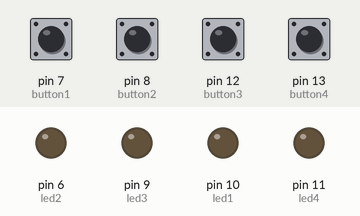
This sketch was run on a simulated Arduino Uno, built with avr-gcc and run on an emulated ATmega328P. On the bench: output pins drawn as LEDs (lit = HIGH). The inputs (shaded band) are chosen by the test bench; at power-on: pin 7 (button1), pin 8 (button2), pin 12 (button3), pin 13 (button4) LOW.

Above: at 1.2 s.
1.3 s: pin 7 (button1) pulled HIGH for 0.15 s
At 2.2 s:
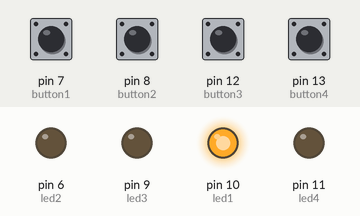
2.9 s: pin 8 (button2) pulled HIGH for 0.15 s
At 3.4 s:
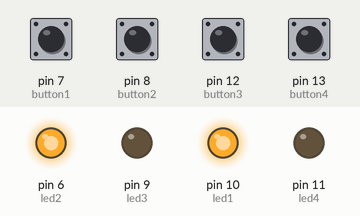
4.5 s: pin 12 (button3) pulled HIGH for 0.15 s
At 5.8 s:
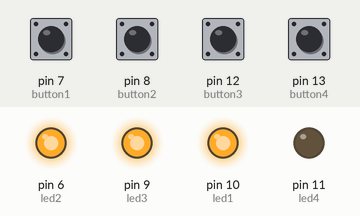
6.1 s: pin 13 (button4) pulled HIGH for 0.15 s
At 7.0 s:
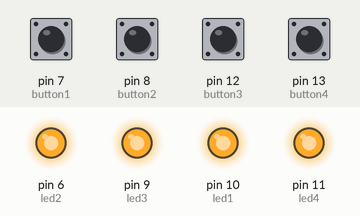
7.7 s: pin 7 (button1) pulled HIGH for 1 s
At 9.5 s:
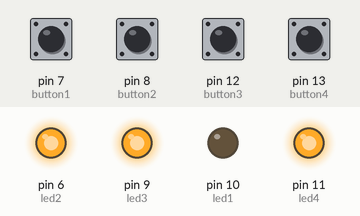
10.2 s: pin 8 (button2) pulled HIGH for 1 s
At 12.6 s:
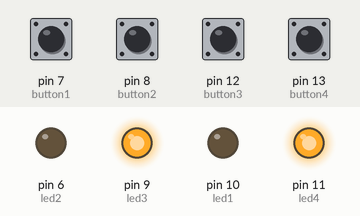
Timing chart, 0 to 13.7 s (numbered marks = the images above; inputs shaded):
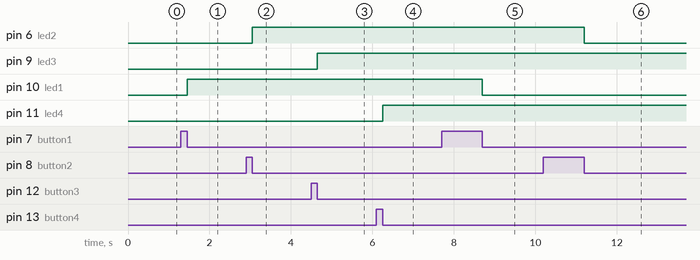

The sketch:

4button_toglle.ino
```cpp
const int button1 = 7, button2 = 8, button3 = 12, button4 = 13;
const int led1 =  10, led2 =  6,led3 =  9,led4 =  11;
void setup()
{
  pinMode(led1, OUTPUT);
  pinMode(button1, INPUT);

  pinMode(led2, OUTPUT);
  pinMode(button2, INPUT);

  pinMode(led3, OUTPUT);
  pinMode(button3, INPUT);

  pinMode(led4, OUTPUT);
  pinMode(button4, INPUT);

}

int but1Press=0,but2Press=0,but3Press=0,but4Press=0;
void loop()
{     //for button 4

  if(digitalRead(button4)== HIGH)
  {
    if (but4Press==1)
    {
      but4Press=0;
    }else {
      but4Press=1;
    }
    while (digitalRead(button4)== HIGH );
  }
    if (but4Press == 1)
    {
    digitalWrite (led4 , HIGH);
    }else
    {
    digitalWrite (led4, LOW);
    }

  //for button 3
  if(digitalRead(button3)== HIGH)
  {
    if (but3Press==1)
    {
      but3Press=0;
    }else
    {
      but3Press=1;
    }
    while (digitalRead(button3)== HIGH );
  }

  if (but3Press==1)
  {
    digitalWrite(led3 , HIGH);
  } else
  {
    digitalWrite(led3 , LOW);
  }

//for button2
 if(digitalRead(button2)== HIGH)
  {
    if (but2Press==1)
    {
      but2Press=0;
    }else
    {
      but2Press=1;
    }
    while (digitalRead(button2)== HIGH );
  }

  if (but2Press==1)
  {
    digitalWrite(led2 , HIGH);
  } else
  {
    digitalWrite(led2 , LOW);
  }

//for button1

if(digitalRead(button1)== HIGH)
  {
    if (but1Press==1)
    {
      but1Press=0;
    }else
    {
      but1Press=1;
    }
    while (digitalRead(button1)== HIGH );
  }

  if (but1Press==1)
  {
    digitalWrite(led1 , HIGH);
  } else
  {
    digitalWrite(led1 , LOW);
  }

}
```

Measured:
- after the input at 1.3 s, pin 10 (led1): LOW → HIGH after 0.15 s
- after the input at 2.9 s, pin 6 (led2): LOW → HIGH after 0.15 s
- after the input at 4.5 s, pin 9 (led3): LOW → HIGH after 0.15 s
- after the input at 6.1 s, pin 11 (led4): LOW → HIGH after 0.15 s
- after the input at 7.7 s, pin 10 (led1): HIGH → LOW after 1.0 s
- after the input at 10.2 s, pin 6 (led2): HIGH → LOW after 1.0 s
